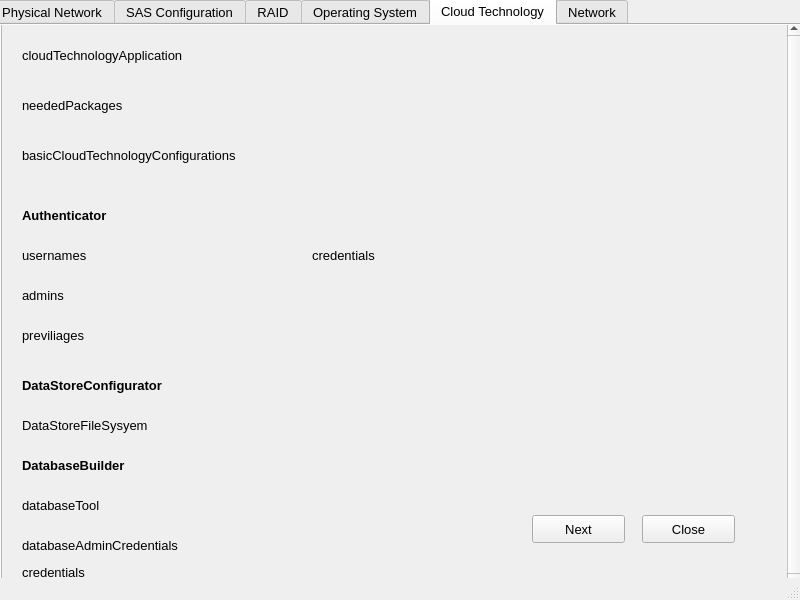
<?xml version="1.0" encoding="UTF-8"?>
<ui version="4.0">
 <class>MainWindow</class>
 <widget class="QMainWindow" name="MainWindow">
  <property name="geometry">
   <rect>
    <x>0</x>
    <y>0</y>
    <width>800</width>
    <height>600</height>
   </rect>
  </property>
  <property name="windowTitle">
   <string>MainWindow</string>
  </property>
  <widget class="QWidget" name="centralwidget">
   <widget class="QTabWidget" name="tabWidget">
    <property name="geometry">
     <rect>
      <x>-10</x>
      <y>-2</y>
      <width>820</width>
      <height>650</height>
     </rect>
    </property>
    <property name="font">
     <font>
      <pointsize>10</pointsize>
     </font>
    </property>
    <property name="currentIndex">
     <number>4</number>
    </property>
    <widget class="QWidget" name="tab">
     <attribute name="title">
      <string>Physical Network</string>
     </attribute>
     <widget class="QPushButton" name="pushButton">
      <property name="geometry">
       <rect>
        <x>650</x>
        <y>490</y>
        <width>93</width>
        <height>28</height>
       </rect>
      </property>
      <property name="text">
       <string>Close</string>
      </property>
     </widget>
     <widget class="QPushButton" name="pushButton_2">
      <property name="geometry">
       <rect>
        <x>540</x>
        <y>490</y>
        <width>93</width>
        <height>28</height>
       </rect>
      </property>
      <property name="text">
       <string>Next</string>
      </property>
     </widget>
     <widget class="QSpinBox" name="spinBox_4">
      <property name="geometry">
       <rect>
        <x>340</x>
        <y>30</y>
        <width>42</width>
        <height>22</height>
       </rect>
      </property>
     </widget>
     <widget class="QLabel" name="label_6">
      <property name="geometry">
       <rect>
        <x>20</x>
        <y>30</y>
        <width>201</width>
        <height>21</height>
       </rect>
      </property>
      <property name="text">
       <string>numberOfServers</string>
      </property>
     </widget>
     <widget class="QLabel" name="label_7">
      <property name="geometry">
       <rect>
        <x>20</x>
        <y>80</y>
        <width>201</width>
        <height>21</height>
       </rect>
      </property>
      <property name="text">
       <string>numberOfHarddiskArrays</string>
      </property>
     </widget>
     <widget class="QSpinBox" name="spinBox_5">
      <property name="geometry">
       <rect>
        <x>340</x>
        <y>80</y>
        <width>42</width>
        <height>22</height>
       </rect>
      </property>
     </widget>
     <widget class="QLabel" name="label_8">
      <property name="geometry">
       <rect>
        <x>20</x>
        <y>130</y>
        <width>201</width>
        <height>21</height>
       </rect>
      </property>
      <property name="text">
       <string>IP Version</string>
      </property>
     </widget>
     <widget class="QSpinBox" name="spinBox_6">
      <property name="geometry">
       <rect>
        <x>340</x>
        <y>130</y>
        <width>42</width>
        <height>22</height>
       </rect>
      </property>
     </widget>
     <widget class="QLabel" name="label_9">
      <property name="geometry">
       <rect>
        <x>20</x>
        <y>180</y>
        <width>241</width>
        <height>21</height>
       </rect>
      </property>
      <property name="text">
       <string>managementNetworkIPRange</string>
      </property>
     </widget>
     <widget class="QSpinBox" name="spinBox_7">
      <property name="geometry">
       <rect>
        <x>340</x>
        <y>180</y>
        <width>42</width>
        <height>22</height>
       </rect>
      </property>
     </widget>
     <widget class="QLabel" name="label_10">
      <property name="geometry">
       <rect>
        <x>410</x>
        <y>30</y>
        <width>201</width>
        <height>21</height>
       </rect>
      </property>
      <property name="text">
       <string>numberOfHarddiskInArray</string>
      </property>
     </widget>
     <widget class="QSpinBox" name="spinBox_8">
      <property name="geometry">
       <rect>
        <x>730</x>
        <y>30</y>
        <width>42</width>
        <height>22</height>
       </rect>
      </property>
     </widget>
     <widget class="QLabel" name="label_11">
      <property name="geometry">
       <rect>
        <x>410</x>
        <y>80</y>
        <width>221</width>
        <height>21</height>
       </rect>
      </property>
      <property name="text">
       <string>physicalDataNetworkIPRange</string>
      </property>
     </widget>
     <widget class="QSpinBox" name="spinBox_9">
      <property name="geometry">
       <rect>
        <x>730</x>
        <y>80</y>
        <width>42</width>
        <height>22</height>
       </rect>
      </property>
     </widget>
     <widget class="QSpinBox" name="spinBox_19">
      <property name="geometry">
       <rect>
        <x>730</x>
        <y>130</y>
        <width>42</width>
        <height>22</height>
       </rect>
      </property>
     </widget>
     <widget class="QLabel" name="label_23">
      <property name="geometry">
       <rect>
        <x>410</x>
        <y>130</y>
        <width>291</width>
        <height>21</height>
       </rect>
      </property>
      <property name="text">
       <string>virtualMachineDataNetworkIPRange</string>
      </property>
     </widget>
     <widget class="QSpinBox" name="spinBox_20">
      <property name="geometry">
       <rect>
        <x>730</x>
        <y>180</y>
        <width>42</width>
        <height>22</height>
       </rect>
      </property>
     </widget>
     <widget class="QLabel" name="label_24">
      <property name="geometry">
       <rect>
        <x>410</x>
        <y>180</y>
        <width>251</width>
        <height>21</height>
       </rect>
      </property>
      <property name="text">
       <string>frontEndServerMACAddress</string>
      </property>
     </widget>
     <widget class="QLabel" name="label_25">
      <property name="geometry">
       <rect>
        <x>20</x>
        <y>230</y>
        <width>241</width>
        <height>21</height>
       </rect>
      </property>
      <property name="text">
       <string>frontEndServerIPAddress</string>
      </property>
     </widget>
     <widget class="QLabel" name="label_40">
      <property name="geometry">
       <rect>
        <x>410</x>
        <y>230</y>
        <width>241</width>
        <height>21</height>
       </rect>
      </property>
      <property name="text">
       <string>frontEndServerName</string>
      </property>
     </widget>
     <widget class="QLabel" name="label_41">
      <property name="geometry">
       <rect>
        <x>20</x>
        <y>280</y>
        <width>241</width>
        <height>21</height>
       </rect>
      </property>
      <property name="text">
       <string>connectionServerName</string>
      </property>
     </widget>
     <widget class="QLabel" name="label_42">
      <property name="geometry">
       <rect>
        <x>410</x>
        <y>280</y>
        <width>241</width>
        <height>21</height>
       </rect>
      </property>
      <property name="text">
       <string>frontEndServerIPAddress</string>
      </property>
     </widget>
     <widget class="QLabel" name="label_43">
      <property name="geometry">
       <rect>
        <x>20</x>
        <y>330</y>
        <width>351</width>
        <height>21</height>
       </rect>
      </property>
      <property name="text">
       <string>dictionaryOfServerNamesAndMACAddresses</string>
      </property>
     </widget>
     <widget class="QLabel" name="label_44">
      <property name="geometry">
       <rect>
        <x>20</x>
        <y>380</y>
        <width>241</width>
        <height>21</height>
       </rect>
      </property>
      <property name="text">
       <string>connectionServerPortNumber</string>
      </property>
     </widget>
     <widget class="QLabel" name="label_45">
      <property name="geometry">
       <rect>
        <x>20</x>
        <y>430</y>
        <width>311</width>
        <height>21</height>
       </rect>
      </property>
      <property name="text">
       <string>storagePoolConfigurationPreferences</string>
      </property>
     </widget>
     <widget class="QLabel" name="label_46">
      <property name="geometry">
       <rect>
        <x>20</x>
        <y>480</y>
        <width>311</width>
        <height>21</height>
       </rect>
      </property>
      <property name="text">
       <string>filesystemPreference	</string>
      </property>
     </widget>
    </widget>
    <widget class="QWidget" name="tab_6">
     <attribute name="title">
      <string>SAS Configuration</string>
     </attribute>
     <widget class="QPushButton" name="pushButton_3">
      <property name="geometry">
       <rect>
        <x>650</x>
        <y>490</y>
        <width>93</width>
        <height>28</height>
       </rect>
      </property>
      <property name="text">
       <string>Close</string>
      </property>
     </widget>
     <widget class="QPushButton" name="pushButton_4">
      <property name="geometry">
       <rect>
        <x>540</x>
        <y>490</y>
        <width>93</width>
        <height>28</height>
       </rect>
      </property>
      <property name="text">
       <string>Next</string>
      </property>
     </widget>
     <widget class="QLabel" name="label">
      <property name="geometry">
       <rect>
        <x>20</x>
        <y>20</y>
        <width>201</width>
        <height>21</height>
       </rect>
      </property>
      <property name="text">
       <string>numberOfHarddiskArrays</string>
      </property>
     </widget>
     <widget class="QLabel" name="label_2">
      <property name="geometry">
       <rect>
        <x>20</x>
        <y>70</y>
        <width>221</width>
        <height>31</height>
       </rect>
      </property>
      <property name="text">
       <string>numberOfHarddisksInArray</string>
      </property>
     </widget>
     <widget class="QLabel" name="label_3">
      <property name="geometry">
       <rect>
        <x>20</x>
        <y>130</y>
        <width>201</width>
        <height>16</height>
       </rect>
      </property>
      <property name="text">
       <string>numberOfServers</string>
      </property>
     </widget>
     <widget class="QLabel" name="label_4">
      <property name="geometry">
       <rect>
        <x>20</x>
        <y>180</y>
        <width>181</width>
        <height>16</height>
       </rect>
      </property>
      <property name="text">
       <string>serverNames</string>
      </property>
     </widget>
     <widget class="QLabel" name="label_5">
      <property name="geometry">
       <rect>
        <x>20</x>
        <y>230</y>
        <width>281</width>
        <height>16</height>
       </rect>
      </property>
      <property name="text">
       <string> hardiskToServerAssociationMatrix</string>
      </property>
     </widget>
     <widget class="QSpinBox" name="spinBox">
      <property name="geometry">
       <rect>
        <x>340</x>
        <y>20</y>
        <width>42</width>
        <height>22</height>
       </rect>
      </property>
     </widget>
     <widget class="QSpinBox" name="spinBox_2">
      <property name="geometry">
       <rect>
        <x>340</x>
        <y>80</y>
        <width>42</width>
        <height>22</height>
       </rect>
      </property>
     </widget>
     <widget class="QSpinBox" name="spinBox_3">
      <property name="geometry">
       <rect>
        <x>340</x>
        <y>140</y>
        <width>42</width>
        <height>22</height>
       </rect>
      </property>
     </widget>
     <widget class="QLineEdit" name="lineEdit">
      <property name="geometry">
       <rect>
        <x>340</x>
        <y>190</y>
        <width>261</width>
        <height>22</height>
       </rect>
      </property>
     </widget>
     <widget class="QLineEdit" name="lineEdit_2">
      <property name="geometry">
       <rect>
        <x>340</x>
        <y>240</y>
        <width>261</width>
        <height>22</height>
       </rect>
      </property>
     </widget>
     <widget class="QScrollArea" name="scrollArea_2">
      <property name="geometry">
       <rect>
        <x>10</x>
        <y>0</y>
        <width>791</width>
        <height>551</height>
       </rect>
      </property>
      <property name="verticalScrollBarPolicy">
       <enum>Qt::ScrollBarAlwaysOn</enum>
      </property>
      <property name="widgetResizable">
       <bool>true</bool>
      </property>
      <widget class="QWidget" name="scrollAreaWidgetContents_2">
       <property name="geometry">
        <rect>
         <x>0</x>
         <y>0</y>
         <width>768</width>
         <height>549</height>
        </rect>
       </property>
      </widget>
     </widget>
     <zorder>scrollArea_2</zorder>
     <zorder>pushButton_3</zorder>
     <zorder>pushButton_4</zorder>
     <zorder>label</zorder>
     <zorder>label_2</zorder>
     <zorder>label_3</zorder>
     <zorder>label_4</zorder>
     <zorder>label_5</zorder>
     <zorder>spinBox</zorder>
     <zorder>spinBox_2</zorder>
     <zorder>spinBox_3</zorder>
     <zorder>lineEdit</zorder>
     <zorder>lineEdit_2</zorder>
    </widget>
    <widget class="QWidget" name="tab_7">
     <attribute name="title">
      <string>RAID</string>
     </attribute>
     <widget class="QPushButton" name="pushButton_9">
      <property name="geometry">
       <rect>
        <x>650</x>
        <y>490</y>
        <width>93</width>
        <height>28</height>
       </rect>
      </property>
      <property name="text">
       <string>Close</string>
      </property>
     </widget>
     <widget class="QPushButton" name="pushButton_10">
      <property name="geometry">
       <rect>
        <x>540</x>
        <y>490</y>
        <width>93</width>
        <height>28</height>
       </rect>
      </property>
      <property name="text">
       <string>Next</string>
      </property>
     </widget>
     <widget class="QLabel" name="label_47">
      <property name="geometry">
       <rect>
        <x>30</x>
        <y>30</y>
        <width>241</width>
        <height>21</height>
       </rect>
      </property>
      <property name="text">
       <string>basicKickstartConfigurations</string>
      </property>
     </widget>
     <widget class="QLabel" name="label_48">
      <property name="geometry">
       <rect>
        <x>30</x>
        <y>80</y>
        <width>201</width>
        <height>21</height>
       </rect>
      </property>
      <property name="text">
       <string>fileSystemType</string>
      </property>
     </widget>
     <widget class="QLabel" name="label_49">
      <property name="geometry">
       <rect>
        <x>30</x>
        <y>130</y>
        <width>201</width>
        <height>21</height>
       </rect>
      </property>
      <property name="text">
       <string>isRAID</string>
      </property>
     </widget>
     <widget class="QLabel" name="label_50">
      <property name="geometry">
       <rect>
        <x>30</x>
        <y>190</y>
        <width>201</width>
        <height>21</height>
       </rect>
      </property>
      <property name="text">
       <string>RAIDLevel</string>
      </property>
     </widget>
     <widget class="QLabel" name="label_51">
      <property name="geometry">
       <rect>
        <x>30</x>
        <y>240</y>
        <width>201</width>
        <height>21</height>
       </rect>
      </property>
      <property name="text">
       <string>partitioningSchema</string>
      </property>
     </widget>
    </widget>
    <widget class="QWidget" name="tab_5">
     <attribute name="title">
      <string>Operating System</string>
     </attribute>
     <widget class="QPushButton" name="pushButton_11">
      <property name="geometry">
       <rect>
        <x>650</x>
        <y>490</y>
        <width>93</width>
        <height>28</height>
       </rect>
      </property>
      <property name="text">
       <string>Close</string>
      </property>
     </widget>
     <widget class="QPushButton" name="pushButton_12">
      <property name="geometry">
       <rect>
        <x>540</x>
        <y>490</y>
        <width>93</width>
        <height>28</height>
       </rect>
      </property>
      <property name="text">
       <string>Next</string>
      </property>
     </widget>
     <widget class="QLabel" name="label_52">
      <property name="geometry">
       <rect>
        <x>30</x>
        <y>20</y>
        <width>201</width>
        <height>21</height>
       </rect>
      </property>
      <property name="text">
       <string>OperatingSystemType</string>
      </property>
     </widget>
     <widget class="QLabel" name="label_53">
      <property name="geometry">
       <rect>
        <x>30</x>
        <y>70</y>
        <width>201</width>
        <height>21</height>
       </rect>
      </property>
      <property name="text">
       <string>packages</string>
      </property>
     </widget>
     <widget class="QLabel" name="label_54">
      <property name="geometry">
       <rect>
        <x>30</x>
        <y>130</y>
        <width>201</width>
        <height>21</height>
       </rect>
      </property>
      <property name="text">
       <string>packageManager</string>
      </property>
     </widget>
     <widget class="QLabel" name="label_55">
      <property name="geometry">
       <rect>
        <x>30</x>
        <y>190</y>
        <width>201</width>
        <height>21</height>
       </rect>
      </property>
      <property name="text">
       <string> installedPackages</string>
      </property>
     </widget>
     <widget class="QLabel" name="label_56">
      <property name="geometry">
       <rect>
        <x>30</x>
        <y>250</y>
        <width>201</width>
        <height>21</height>
       </rect>
      </property>
      <property name="text">
       <string>uninstalledPackages</string>
      </property>
     </widget>
    </widget>
    <widget class="QWidget" name="tab_8">
     <attribute name="title">
      <string>Cloud Technology</string>
     </attribute>
     <widget class="QPushButton" name="pushButton_37">
      <property name="geometry">
       <rect>
        <x>650</x>
        <y>490</y>
        <width>93</width>
        <height>28</height>
       </rect>
      </property>
      <property name="text">
       <string>Close</string>
      </property>
     </widget>
     <widget class="QPushButton" name="pushButton_38">
      <property name="geometry">
       <rect>
        <x>540</x>
        <y>490</y>
        <width>93</width>
        <height>28</height>
       </rect>
      </property>
      <property name="text">
       <string>Next</string>
      </property>
     </widget>
     <widget class="QLabel" name="label_57">
      <property name="geometry">
       <rect>
        <x>30</x>
        <y>20</y>
        <width>231</width>
        <height>21</height>
       </rect>
      </property>
      <property name="text">
       <string>cloudTechnologyApplication</string>
      </property>
     </widget>
     <widget class="QLabel" name="label_58">
      <property name="geometry">
       <rect>
        <x>30</x>
        <y>70</y>
        <width>201</width>
        <height>21</height>
       </rect>
      </property>
      <property name="text">
       <string>neededPackages</string>
      </property>
     </widget>
     <widget class="QLabel" name="label_59">
      <property name="geometry">
       <rect>
        <x>30</x>
        <y>120</y>
        <width>311</width>
        <height>21</height>
       </rect>
      </property>
      <property name="text">
       <string>basicCloudTechnologyConfigurations</string>
      </property>
     </widget>
     <widget class="QLabel" name="label_60">
      <property name="geometry">
       <rect>
        <x>30</x>
        <y>180</y>
        <width>311</width>
        <height>21</height>
       </rect>
      </property>
      <property name="font">
       <font>
        <weight>75</weight>
        <bold>true</bold>
       </font>
      </property>
      <property name="text">
       <string>Authenticator</string>
      </property>
     </widget>
     <widget class="QLabel" name="label_61">
      <property name="geometry">
       <rect>
        <x>30</x>
        <y>220</y>
        <width>311</width>
        <height>21</height>
       </rect>
      </property>
      <property name="text">
       <string>usernames</string>
      </property>
     </widget>
     <widget class="QLabel" name="label_62">
      <property name="geometry">
       <rect>
        <x>320</x>
        <y>220</y>
        <width>311</width>
        <height>21</height>
       </rect>
      </property>
      <property name="text">
       <string>credentials</string>
      </property>
     </widget>
     <widget class="QLabel" name="label_63">
      <property name="geometry">
       <rect>
        <x>30</x>
        <y>300</y>
        <width>311</width>
        <height>21</height>
       </rect>
      </property>
      <property name="text">
       <string/>
      </property>
     </widget>
     <widget class="QLabel" name="label_64">
      <property name="geometry">
       <rect>
        <x>30</x>
        <y>260</y>
        <width>311</width>
        <height>21</height>
       </rect>
      </property>
      <property name="text">
       <string>admins</string>
      </property>
     </widget>
     <widget class="QLabel" name="label_65">
      <property name="geometry">
       <rect>
        <x>30</x>
        <y>300</y>
        <width>311</width>
        <height>21</height>
       </rect>
      </property>
      <property name="text">
       <string>previliages</string>
      </property>
     </widget>
     <widget class="QLabel" name="label_66">
      <property name="geometry">
       <rect>
        <x>30</x>
        <y>350</y>
        <width>311</width>
        <height>21</height>
       </rect>
      </property>
      <property name="font">
       <font>
        <weight>75</weight>
        <bold>true</bold>
       </font>
      </property>
      <property name="text">
       <string>DataStoreConfigurator</string>
      </property>
     </widget>
     <widget class="QLabel" name="label_67">
      <property name="geometry">
       <rect>
        <x>30</x>
        <y>390</y>
        <width>311</width>
        <height>21</height>
       </rect>
      </property>
      <property name="text">
       <string>DataStoreFileSysyem</string>
      </property>
     </widget>
     <widget class="QLabel" name="label_68">
      <property name="geometry">
       <rect>
        <x>30</x>
        <y>470</y>
        <width>311</width>
        <height>21</height>
       </rect>
      </property>
      <property name="text">
       <string>databaseTool</string>
      </property>
     </widget>
     <widget class="QLabel" name="label_69">
      <property name="geometry">
       <rect>
        <x>30</x>
        <y>430</y>
        <width>311</width>
        <height>21</height>
       </rect>
      </property>
      <property name="font">
       <font>
        <weight>75</weight>
        <bold>true</bold>
       </font>
      </property>
      <property name="text">
       <string>DatabaseBuilder</string>
      </property>
     </widget>
     <widget class="QLabel" name="label_70">
      <property name="geometry">
       <rect>
        <x>30</x>
        <y>510</y>
        <width>311</width>
        <height>21</height>
       </rect>
      </property>
      <property name="text">
       <string>databaseAdminCredentials</string>
      </property>
     </widget>
     <widget class="QScrollArea" name="scrollArea">
      <property name="geometry">
       <rect>
        <x>9</x>
        <y>-4</y>
        <width>801</width>
        <height>581</height>
       </rect>
      </property>
      <property name="verticalScrollBarPolicy">
       <enum>Qt::ScrollBarAlwaysOn</enum>
      </property>
      <property name="horizontalScrollBarPolicy">
       <enum>Qt::ScrollBarAlwaysOn</enum>
      </property>
      <property name="widgetResizable">
       <bool>true</bool>
      </property>
      <widget class="QWidget" name="scrollAreaWidgetContents">
       <property name="geometry">
        <rect>
         <x>0</x>
         <y>0</y>
         <width>778</width>
         <height>558</height>
        </rect>
       </property>
       <widget class="QLabel" name="label_71">
        <property name="geometry">
         <rect>
          <x>20</x>
          <y>540</y>
          <width>311</width>
          <height>21</height>
         </rect>
        </property>
        <property name="text">
         <string>credentials</string>
        </property>
       </widget>
      </widget>
     </widget>
     <zorder>scrollArea</zorder>
     <zorder>pushButton_37</zorder>
     <zorder>pushButton_38</zorder>
     <zorder>label_57</zorder>
     <zorder>label_58</zorder>
     <zorder>label_59</zorder>
     <zorder>label_60</zorder>
     <zorder>label_61</zorder>
     <zorder>label_62</zorder>
     <zorder>label_63</zorder>
     <zorder>label_64</zorder>
     <zorder>label_65</zorder>
     <zorder>label_66</zorder>
     <zorder>label_67</zorder>
     <zorder>label_68</zorder>
     <zorder>label_69</zorder>
     <zorder>label_70</zorder>
    </widget>
    <widget class="QWidget" name="tab_2">
     <attribute name="title">
      <string>Network</string>
     </attribute>
     <widget class="QPushButton" name="pushButton_21">
      <property name="geometry">
       <rect>
        <x>540</x>
        <y>490</y>
        <width>93</width>
        <height>28</height>
       </rect>
      </property>
      <property name="text">
       <string>Next</string>
      </property>
     </widget>
     <widget class="QPushButton" name="pushButton_22">
      <property name="geometry">
       <rect>
        <x>650</x>
        <y>490</y>
        <width>93</width>
        <height>28</height>
       </rect>
      </property>
      <property name="text">
       <string>Close</string>
      </property>
     </widget>
    </widget>
   </widget>
  </widget>
  <widget class="QStatusBar" name="statusbar"/>
 </widget>
 <resources/>
 <connections>
  <connection>
   <sender>pushButton</sender>
   <signal>pressed()</signal>
   <receiver>MainWindow</receiver>
   <slot>close()</slot>
   <hints>
    <hint type="sourcelabel">
     <x>679</x>
     <y>532</y>
    </hint>
    <hint type="destinationlabel">
     <x>374</x>
     <y>-2</y>
    </hint>
   </hints>
  </connection>
  <connection>
   <sender>pushButton_37</sender>
   <signal>pressed()</signal>
   <receiver>MainWindow</receiver>
   <slot>close()</slot>
   <hints>
    <hint type="sourcelabel">
     <x>642</x>
     <y>518</y>
    </hint>
    <hint type="destinationlabel">
     <x>384</x>
     <y>-7</y>
    </hint>
   </hints>
  </connection>
  <connection>
   <sender>pushButton_3</sender>
   <signal>pressed()</signal>
   <receiver>tabWidget</receiver>
   <slot>close()</slot>
   <hints>
    <hint type="sourcelabel">
     <x>697</x>
     <y>532</y>
    </hint>
    <hint type="destinationlabel">
     <x>388</x>
     <y>4</y>
    </hint>
   </hints>
  </connection>
  <connection>
   <sender>pushButton_9</sender>
   <signal>pressed()</signal>
   <receiver>MainWindow</receiver>
   <slot>close()</slot>
   <hints>
    <hint type="sourcelabel">
     <x>681</x>
     <y>525</y>
    </hint>
    <hint type="destinationlabel">
     <x>476</x>
     <y>-14</y>
    </hint>
   </hints>
  </connection>
  <connection>
   <sender>pushButton_11</sender>
   <signal>pressed()</signal>
   <receiver>tabWidget</receiver>
   <slot>close()</slot>
   <hints>
    <hint type="sourcelabel">
     <x>689</x>
     <y>522</y>
    </hint>
    <hint type="destinationlabel">
     <x>370</x>
     <y>1</y>
    </hint>
   </hints>
  </connection>
 </connections>
</ui>
